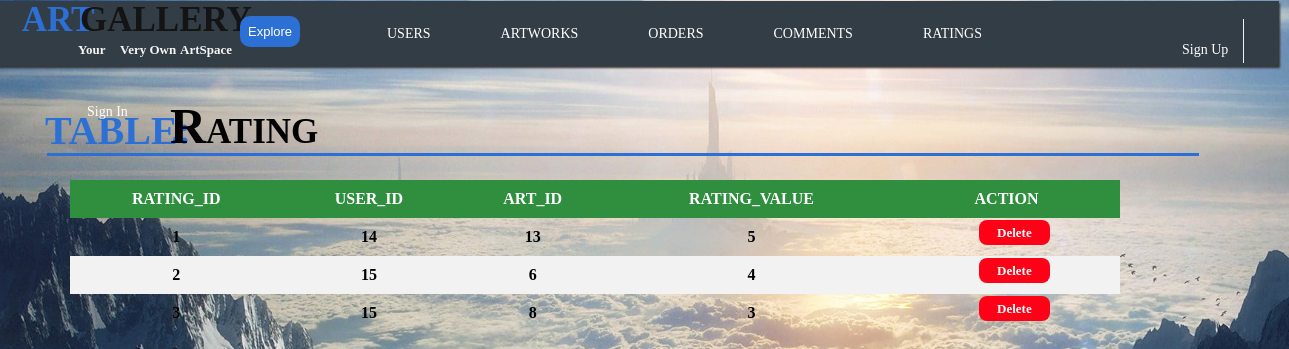
The app's page /admin_rating.php with its own data.
### tables this page shows
CREATE TABLE `rating` (
  `RATING_ID` int(11) NOT NULL,
  `USER_ID` int(11) NOT NULL,
  `ART_ID` int(11) NOT NULL,
  `RATING_VALUE` int(11) NOT NULL
);

### admin_rating.php (the view, shortened to what this page needs)
<?php include("includes/connection.php");
 include("admin.php"); ?>
<?php include("includes/connection.php");
?>
<html>
<head>
</head>
<body class="bodymargin">
        <form action ="admin_rating.php" method="POST">
            <?php
                $result1 = mysqli_query($conn,"SELECT * FROM rating");
                if(mysqli_num_rows($result1) <=0){
                            echo '<h1 align="Center"><br><br><br><br><br><br><br>No Ratings Available </h1>';
                }
                else{
                        $fields_num1 = mysqli_num_fields($result1);
                        echo '<p><h1 class="head-table" >TABLE: </h1>
                                <h1 class="head-user" >Rating</h1><br> <hr class="hr" style="border-bottom: 2px solid #2d70d5;">
                         </p>';
                         echo '<table style="position: absolute; top:180px;left:70px;border-collapse: collapse; width: 1050px;"><tr class="table-head">';
                        for($i=0; $i<$fields_num1; $i++){
                            $field1 = mysqli_fetch_field($result1);
                           echo '<td class="table-data" style="background-color:#308f3f; color:white;" >'.$field1->name.'</td>';
                        }
                         echo '<td class="table-data" style="background-color:#308f3f; color:white;">&nbsp;&nbsp;&nbsp;&nbsp;ACTION&nbsp;&nbsp;&nbsp;&nbsp;</td>';
                        echo "</tr>\n";
                        while($row1 = mysqli_fetch_row($result1)){
                              echo '<tr class="rowdesign table-head">';
                                echo '<td  class="table-data">'.$row1[0].'</td>';
                                echo '<td  class="table-data">'.$row1[1].'</td>';
                                echo '<td  class="table-data">'.$row1[2].'</td>';
                                echo '<td  class="table-data">'.$row1[3].'</td>';
                                 echo '<td> <a  class="delbutton" href="admin_deleterating.php?id='.$row1[0].'"onclick="return(YNconfirm());">Delete</a></td>';
                            echo "</tr>\n";
                        }
                }
            ?>
    </form>
</body>
</html>

### head_admin.php (shortened to what this page needs)
<?php
include("includes/connection.php"); ?>
<!DOCTYPE html>
 <html>
 <head>
</head>
<body>
 <div class="dpdown">
  <button class="dpbtn">Explore </button>
</div>
<h1 class="ART">ART </h1>
  <h1 class="_BAY">GALLERY </h1>
  <h2 class="Albay_">Your </h2>
  <h2 class="Original_">Very Own </h2>
  <h2 class="Artworks_">ArtSpace </h2>
<ul> <li><li><a href="admin_user.php">USERS</a></li></li> <li>
   <a href="admin_artworks.php">ARTWORKS</a> </li> <li>
   <a href="admin_orders.php">ORDERS</a> </li> <li>
   <a href="admin_comment.php">COMMENTS</a> </li> <li>
   <a href="admin_rating.php">RATINGS</a> </li>
   <?php if(isset($_SESSION['USER_ID'])){
    $id = $_SESSION['USER_ID'];
            $query_category="SELECT user_fname,user_mname,user_lname FROM user WHERE user_id = '$id'";
            $result_category = mysqli_query($conn,$query_category);
            while($row=mysqli_fetch_array($result_category)){
              echo
                 '<div class="dropdown3">'.
                    '<button onclick="myFunction()" class="dropbtn3">' .$row['user_fname'].' '.$row['user_mname'].' '.$row['user_lname']. ''.''. '&#9660;'. '</button>'.'
                       <div id="myDropdown" class="dropdown-content3">
                        <a href="account_home.php">My ART+BAY Admin</a>
                         <a href="admin_editprofile.php">Account Profile</a>
                            <a href="logout.php">Log Out</a>
                       </div>
                  </div>';
            }
}else{
    include("portal.php");
}
?>
</ul>
</body>
</html>

### portal.php (shortened to what this page needs)
<!DOCTYPE html>
<html>
<head>
</head>
<body>
      <li class="li"><a class="a2" href="create_account.php">Sign Up</a></li>
      <li class="li2"><a class="a2" href="login_form.php">Sign In</a></li>
</body>
</html>

### admin.php (shortened to what this page needs)
<?php
  include("includes/connection.php");
include("head_admin.php");
?>
<!DOCTYPE html>
<html>
<head>
   </head>
   <body>
 </body> </html>

### head_admin.php (style rules this page uses)
body { margin:0 auto; height: 100%; width: 100%; background: url(pictures/pic12.jpg) no-repeat fixed; background-size: cover; }
.ART { text-indent: -99px; margin-top: 15px; font-size: 35px; font-family: "Yu Gothic UI"; color: rgb( 45, 112, 213 ); text-align: center; position: absolute; left: 0px; top: -15px; width: 215px; height: 35px; z-index: 19; }
._BAY { text-indent: 120px; margin-top: 15px; font-size: 35px; font-family: "Yu Gothic UI"; color: rgb( 20, 20, 20); text-align: center; position: absolute; left: -40px; top: -15px; width: 215px; height: 35px; z-index: 19; }
.Albay_ { margin-top: 97px; font-size: 13px; font-family: "MingLiU_HKSCS-ExtB"; color: #f5f5f5; text-align: left; position: absolute; left: 78px; top: -55px; width: 215px; height: 35px; z-index: 3; }
.Original_ { margin-top: 97px; font-size: 13px; font-family: "MingLiU_HKSCS-ExtB"; color: #f5f5f5; text-align: left; position: absolute; left: 120px; top: -55px; width: 215px; height: 35px; z-index: 3; }
.Artworks_ { margin-top: 97px; font-size: 13px; font-family: "MingLiU_HKSCS-ExtB"; color: #f5f5f5; text-align: left; position: absolute; left: 180px; top: -55px; width: 215px; height: 35px; z-index: 3; }
ul { background-color: #333d46; box-shadow: 1px 1.732px 2px 0px rgb( 55, 52, 52 ); position: absolute; left: -10px; top: -15px; width: 1249px; height: 65px; z-index: 1; }
li { float: left; overflow: auto; padding: 5px ; }
li a { display: block; color: white; font-size: 14px; font-family: "Yu Gothic UI Light"; margin:18px 10px 0px 50px; text-decoration: none; }
.dpbtn { border-radius: 10px; background-color: #2d70d5; color: white; padding: 8px; font-size: 13px; border: none; cursor: pointer; }
.dpdown { position: absolute; top: 16px; left: 240px; display: inline-block; z-index: 30; }

### portal.php (style rules this page uses)
.li, .li2 { float: left; overflow: auto; padding: 5px ; }
.li, .a2, .li2 { display: block; color: white; font-size: 14px; font-family: "Yu Gothic UI Light"; text-decoration: none; }
.li { margin: 18px 0px 0px 130px; border-right: 1px solid #f2f2f2; }
.li2 { position: relative; top: 18px; left: 2px; }

### admin_rating.php (style rules this page uses)
.bodymargin { margin:80px 0px 10px 40px; }
.head-table { font-size: 40px; font-family: "Yu Gothic UI Light"; color: rgb( 45, 112, 213 ); position: absolute; top: 80px; left: 45px; }
.head-user { font-variant: small-caps; font-size: 50px; font-family: "Yu Gothic UI Light"; color: rgb( 00, 00, 00 ); position: absolute; top: 63px; left: 170px; z-index: 19; }
.hr { position: absolute; border: 1px solid #2d70d5; top: 145px; margin-left: -26px; width: 1150px; left: 73px; }
.delbutton { cursor: pointer; border-radius: 8px; padding: 5px 18px 5px 18px; font-family: "Yu Gothic UI Light"; color: white; font-size: 13px; background-color: #FF0017; position: relative; top:-5px; left:85px; text-decoration: none; }
.rowdesign:nth-child(odd) { background-color: #f2f2f2; }
.table-head { font-weight: bold; }
.table-head .table-data { padding:10px; text-align: center; border-bottom: 1px solid none; font-family: "Yu Gothic UI Light"; }

### records on screen
rating: RATING_ID "1", USER_ID "14", ART_ID "13", RATING_VALUE "5"
rating: RATING_ID "2", USER_ID "15", ART_ID "6", RATING_VALUE "4"
rating: RATING_ID "3", USER_ID "15", ART_ID "8", RATING_VALUE "3"

### other values on screen
$field1->name "RATING_ID"
$field1->name "USER_ID"
$field1->name "ART_ID"
$field1->name "RATING_VALUE"
